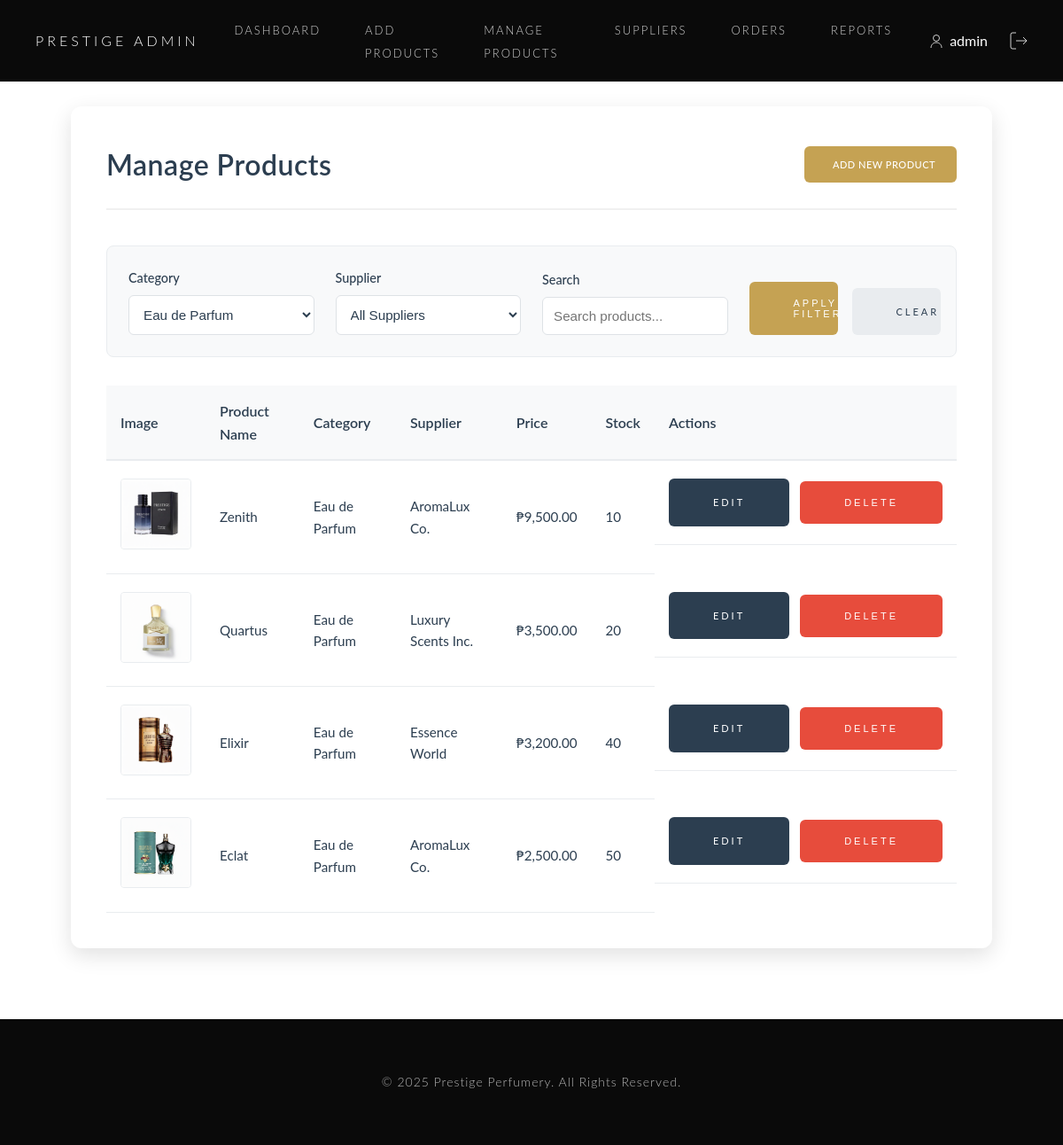
/admin/manageproducts.php?category=1 (signed in), run on the app's committed database.
### tables this page shows
CREATE TABLE `products` (
  `product_id` int(11) NOT NULL,
  `product_name` varchar(100) NOT NULL,
  `description` text DEFAULT NULL,
  `category_id` int(11) DEFAULT NULL,
  `supplier_id` int(11) DEFAULT NULL,
  `price` decimal(10,2) NOT NULL,
  `stock_quantity` int(11) DEFAULT 0,
  `image_path` varchar(255) DEFAULT NULL,
  `variant` varchar(50) DEFAULT NULL,
  `is_active` tinyint(1) DEFAULT 1
);

CREATE TABLE `categories` (
  `category_id` int(11) NOT NULL,
  `category_name` varchar(50) NOT NULL
);

CREATE TABLE `suppliers` (
  `supplier_id` int(11) NOT NULL,
  `supplier_name` varchar(100) NOT NULL,
  `contact_person` varchar(100) DEFAULT NULL,
  `contact_number` varchar(20) DEFAULT NULL,
  `address` varchar(255) DEFAULT NULL,
  `is_active` tinyint(1) DEFAULT 1
);

### admin/manageproducts.php (the view, shortened to what this page needs)
<?php
require_once '../includes/adminheader.php';
$category_filter = isset($_GET['category']) ? $_GET['category'] : '';
$search_term = isset($_GET['search']) ? $_GET['search'] : '';
$query = "SELECT p.*, c.category_name, s.supplier_name
          FROM products p
          LEFT JOIN categories c ON p.category_id = c.category_id
          LEFT JOIN suppliers s ON p.supplier_id = s.supplier_id
          WHERE 1=1";
$params = [];
if (!empty($category_filter)) {
    $query .= " AND p.category_id = ?";
    $params[] = $category_filter;
}
$query .= " ORDER BY p.product_id DESC";
$stmt = $pdo->prepare($query);
$stmt->execute($params);
$products = $stmt->fetchAll();
$categories = $pdo->query("SELECT * FROM categories ORDER BY category_name")->fetchAll();
?>
<div class="admin-main">
    <div class="product-management-container">
        <div class="page-header">
            <h2>Manage Products</h2>
            <div class="header-actions">
                <a href="additems.php" class="btn btn-primary">
                    <i class="fas fa-plus"></i> Add New Product
                </a>
            </div>
        </div>
        <div class="filters-section">
            <form method="GET" class="filters-form">
                <div class="filters-grid">
                    <div class="filter-group">
                        <label for="category">Category</label>
                        <select name="category" id="category" class="filter-select">
                            <?php foreach ($categories as $category): ?>
                                <option value="<?php echo $category['category_id']; ?>"
                                    <?php echo ($category_filter == $category['category_id']) ? 'selected' : ''; ?>>
                                    <?php echo htmlspecialchars($category['category_name']); ?>
                                </option>
                            <?php endforeach; ?>
                        </select>
                    </div>
                    <div class="filter-group">
                        <label for="supplier">Supplier</label>
                        <select name="supplier" id="supplier" class="filter-select">
                            <option value="">All Suppliers</option>
                        </select>
                    </div>
                    <div class="filter-group">
                        <label for="search">Search</label>
                        <input type="text" name="search" id="search" class="filter-input"
                               placeholder="Search products..."
                               value="<?php echo htmlspecialchars($search_term); ?>">
                    </div>
                    <div class="filter-actions">
                        <button type="submit" class="btn btn-filter">
                            <i class="fas fa-search"></i> Apply Filters
                        </button>
                        <a href="manageproducts.php" class="btn btn-clear">
                            <i class="fas fa-times"></i> Clear
                        </a>
                    </div>
                </div>
            </form>
        </div>
        <div class="products-table-container">
            <table class="products-table">
                <thead>
                    <tr>
                        <th>Image</th>
                        <th>Product Name</th>
                        <th>Category</th>
                        <th>Supplier</th>
                        <th>Price</th>
                        <th>Stock</th>
                        <th>Actions</th>
                    </tr>
                </thead>
                <tbody>
                    <?php foreach ($products as $product): ?>
                        <tr>
                            <td class="product-image">
                                <img src="<?php echo '../' . htmlspecialchars($product['image_path']); ?>"
                                     alt="<?php echo htmlspecialchars($product['product_name']); ?>">
                            </td>
                            <td><?php echo htmlspecialchars($product['product_name']); ?></td>
                            <td><?php echo htmlspecialchars($product['category_name']); ?></td>
                            <td><?php echo htmlspecialchars($product['supplier_name']); ?></td>
                            <td>₱<?php echo number_format($product['price'], 2); ?></td>
                            <td><?php echo $product['stock_quantity']; ?></td>
                            <td class="actions">
                                <a href="editproduct.php?id=<?php echo $product['product_id']; ?>"
                                   class="btn btn-edit" title="Edit Product">
                                    <i class="fas fa-edit"></i> Edit
                                </a>
                                <form class="delete-form" method="POST"
                                      onsubmit="return confirm('Are you sure you want to delete this product? This action cannot be undone.');">
                                    <button type="submit" name="delete_product"
                                            class="btn btn-delete" title="Delete Product">
                                        <i class="fas fa-trash"></i> Delete
                                    </button>
                                </form>
                            </td>
                        </tr>
                    <?php endforeach; ?>
                </tbody>
            </table>
        </div>
    </div>
</div>
<?php require_once '../includes/footer.php'; ?>

### assets/css/admin.css (style rules this page uses)
body { margin: 0; font-family: 'Lato', -apple-system, BlinkMacSystemFont, 'Segoe UI', sans-serif; background: #f8f9fa; }
.admin-main { padding: 2rem; max-width: 1200px; margin: 0 auto; }
.btn { padding: 0.75rem 2rem; font-size: 0.9rem; letter-spacing: 1px; border: none; border-radius: 4px; cursor: pointer; transition: all 0.3s ease; text-transform: uppercase; }
.btn-primary { background: #0a0a0a; color: #fff; }
.product-management-container { background: #ffffff; padding: 2.5rem; border-radius: 12px; box-shadow: 0 8px 24px rgba(0,0,0,0.12); margin: 0 auto; }
.filters-section { background: #f8f9fa; padding: 1.5rem; border-radius: 8px; margin-bottom: 2rem; border: 1px solid #e9ecef; }
.filters-grid { display: grid; grid-template-columns: repeat(auto-fit, minmax(200px, 1fr)); gap: 1.5rem; align-items: end; }
.filter-group { display: flex; flex-direction: column; gap: 0.5rem; }
.filter-group label { font-size: 0.9rem; font-weight: 500; color: #2c3e50; }
.filter-select, .filter-input { padding: 0.75rem; border: 1px solid #dee2e6; border-radius: 6px; font-size: 0.95rem; color: #2c3e50; background-color: #fff; transition: all 0.3s ease; }
.filter-actions { display: flex; gap: 1rem; align-items: flex-end; }
.btn-filter { background: #c5a253; color: #fff; border: none; padding: 0.75rem 1.5rem; border-radius: 6px; font-weight: 500; display: inline-flex; align-items: center; gap: 0.5rem; transition: all 0.3s ease; cursor: pointer; }
.btn-clear { background: #e9ecef; color: #2c3e50; border: none; padding: 0.75rem 1.5rem; border-radius: 6px; font-weight: 500; display: inline-flex; align-items: center; gap: 0.5rem; transition: all 0.3s ease; text-decoration: none; cursor: pointer; }
.page-header { display: flex; justify-content: space-between; align-items: center; margin-bottom: 2.5rem; padding-bottom: 1.5rem; border-bottom: 2px solid #f0f0f0; }
.page-header h2 { font-size: 2rem; color: #2c3e50; margin: 0; font-weight: 600; letter-spacing: 0.5px; }
.header-actions { display: flex; gap: 1rem; }
.header-actions .btn-primary { background: #c5a253; color: #fff; padding: 0.75rem 1.5rem; border-radius: 6px; text-decoration: none; display: inline-flex; align-items: center; gap: 0.5rem; font-weight: 500; letter-spacing: 0.5px; transition: all 0.3s ease; border: none; }
.products-table-container { overflow-x: auto; margin-top: 1.5rem; }
.products-table { width: 100%; border-collapse: separate; border-spacing: 0; background: #fff; }
.products-table th { background: #f8f9fa; padding: 1rem; text-align: left; font-weight: 600; color: #2c3e50; border-bottom: 2px solid #e9ecef; }
.products-table td { padding: 1.25rem 1rem; border-bottom: 1px solid #e9ecef; vertical-align: middle; font-size: 0.95rem; color: #2c3e50; }
.products-table tbody tr { transition: all 0.3s ease; }
.product-image img { width: 80px; height: 80px; object-fit: cover; border-radius: 4px; border: 1px solid #e9ecef; }
.actions { display: flex; gap: 0.5rem; align-items: center; }
.btn-edit, .btn-delete { padding: 0.6rem 1rem; border-radius: 6px; border: none; cursor: pointer; transition: all 0.3s ease; font-size: 0.9rem; font-weight: 500; display: inline-flex; align-items: center; gap: 0.5rem; text-decoration: none; }
.btn-edit { background: #2c3e50; color: #fff; }
.btn-delete { background: #e74c3c; color: #fff; }
.actions { display: flex; gap: 0.75rem; align-items: center; }
.delete-form { display: inline; }

### assets/css/style.css (style rules this page uses)
* { margin: 0; padding: 0; box-sizing: border-box; }
body { font-family: 'Lato', -apple-system, BlinkMacSystemFont, 'Segoe UI', sans-serif; line-height: 1.6; color: #333; background: #ffffff; }
a { text-decoration: none; color: inherit; }
.btn { display: inline-block; padding: 18px 50px; text-decoration: none; font-size: 11px; letter-spacing: 3px; text-transform: uppercase; transition: all 0.5s cubic-bezier(0.4, 0, 0.2, 1); font-weight: 400; position: relative; overflow: hidden; cursor: pointer; }
.btn-primary { background: transparent; color: #ffffff; border: 1px solid rgba(255, 255, 255, 0.4); }
.btn-primary::before { content: ''; position: absolute; top: 0; left: -100%; width: 100%; height: 100%; background: #ffffff; transition: left 0.5s cubic-bezier(0.4, 0, 0.2, 1); z-index: -1; }

### includes/adminheader.php (style rules this page uses)
.admin-main { padding: 40px; margin-top: 80px; max-width: 1400px; margin-left: auto; margin-right: auto; }

### data on the page
products: image_path (picture), product_name "Zenith", category.category_name "Eau de Parfum", supplier.supplier_name "AromaLux Co.", price "9,500.00", stock_quantity "10"
products: image_path+product_name (picture), product_name "Quartus", category.category_name "Eau de Parfum", supplier.supplier_name "Luxury Scents Inc.", price "3,500.00", stock_quantity "20"
products: image_path+product_name (picture), product_name "Elixir", category.category_name "Eau de Parfum", supplier.supplier_name "Essence World", price "3,200.00", stock_quantity "40"
products: image_path+product_name (picture), product_name "Eclat", category.category_name "Eau de Parfum", supplier.supplier_name "AromaLux Co.", price "2,500.00", stock_quantity "50"

### other printed values
$_SESSION['admin_username'] "admin"
form field category "Eau de Parfum"
